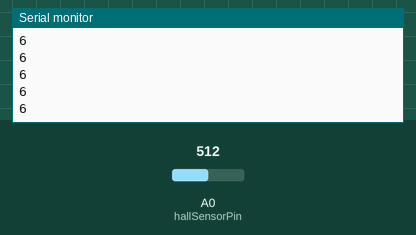
A sketch run on a simulated Arduino Uno, built with avr-gcc and run on an emulated ATmega328P. On the bench: the last lines printed to the serial monitor. The test bench sets the inputs (shaded band); at power-on: A0 (hallSensorPin) = 512.

Above: at 1.2 s.
1.3 s: A0 (hallSensorPin) set to 716
At 1.32 s:
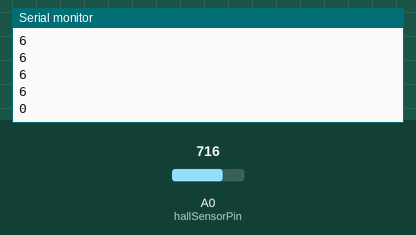
2.8 s: A0 (hallSensorPin) set to 511
At 2.83 s:
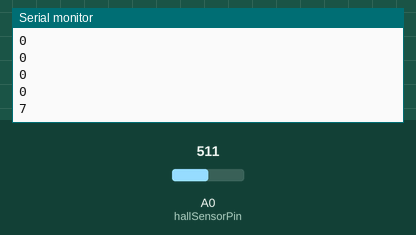
Timing chart, 0 to 5.8 s (numbered marks = the images above; inputs shaded):
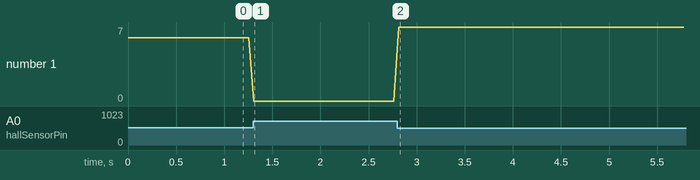

The sketch:

halldist1.ino
```cpp
const int hallSensorPin = A0;

// The neutral sensor reading when no magnet is present
const int neutralReading = 373;

// The maximum absolute difference from the neutral reading
// This is found by taking the larger of (520 - 373) or (373 - 296)
// 520 - 373 = 147
// 373 - 296 = 77
const int maxAbsReading = 147;

void setup() {
  // Start serial communication for data plotting
  Serial.begin(9600);
}

void loop() {
  // Read the raw sensor value
  int sensorReading = analogRead(hallSensorPin);

  // Calculate the absolute difference from the neutral reading.
  // This value represents the magnetic field strength, regardless of pole.
  int absReading = abs(sensorReading - neutralReading);

  // Map the absolute sensor reading to a relative distance value.
  // The mapping is inverted because a higher reading (stronger field) means a closer distance.
  // We'll map the range from 0 to maxAbsReading to 100 (far) to 0 (close).
  int mappedDistance = map(absReading, 0, maxAbsReading, 100, 0);

  // Constrain the distance value to be within 0 and 100
  mappedDistance = constrain(mappedDistance, 0, 100);

  // Print the mapped distance to the Serial Plotter
  Serial.println(mappedDistance);

  // Small delay to make the graph more readable
  delay(50);
}
```

Measured:
- after the input at 1.3 s, the serial monitor: prints a new line at once (image 1)
- after the input at 2.8 s, the serial monitor: prints a new line at once (image 2)
- plotted number 1: 6 → 0 after the input at 1.3 s, 0 → 7 after the input at 2.8 s
